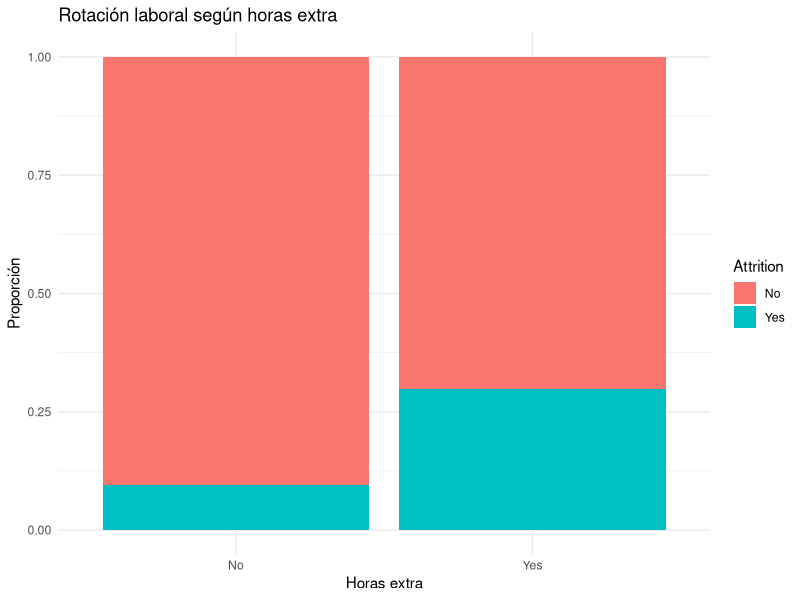
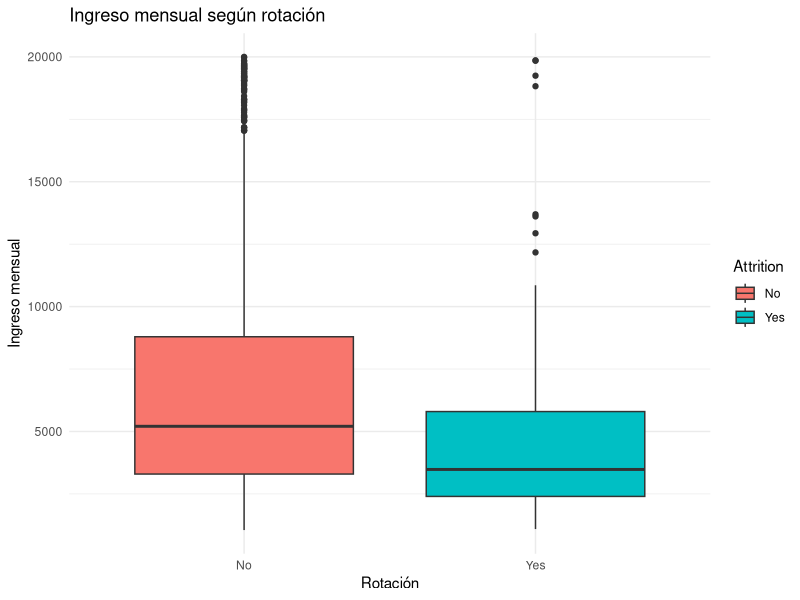
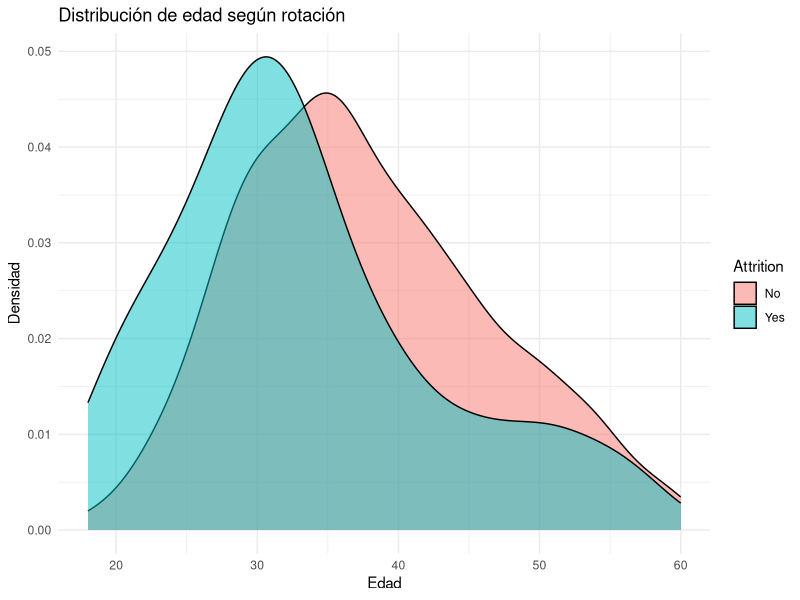
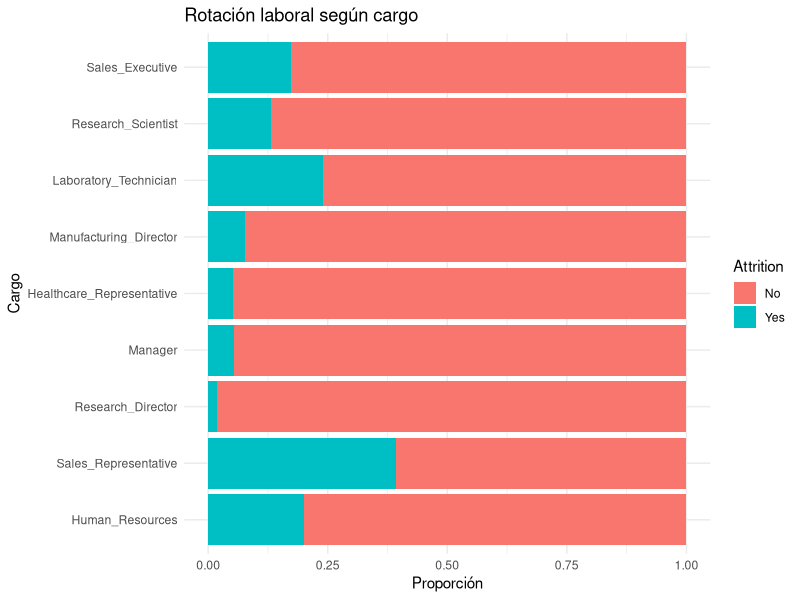
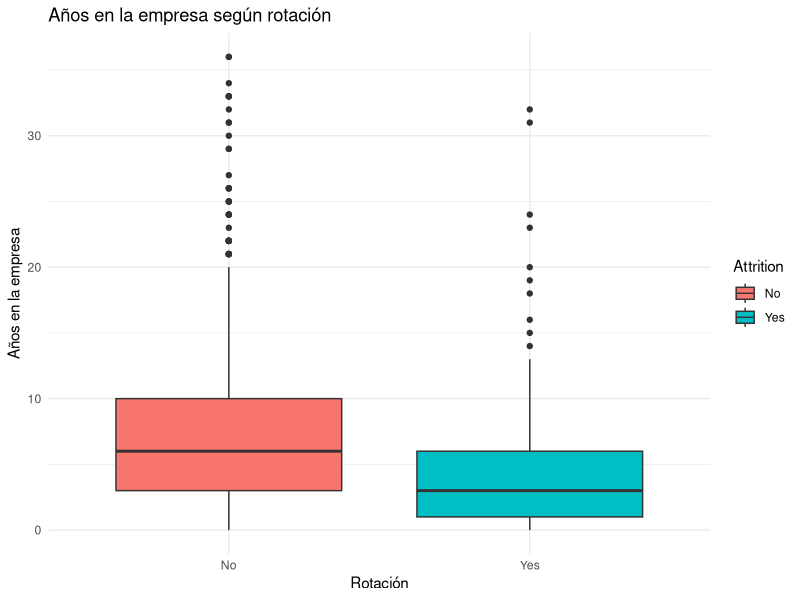
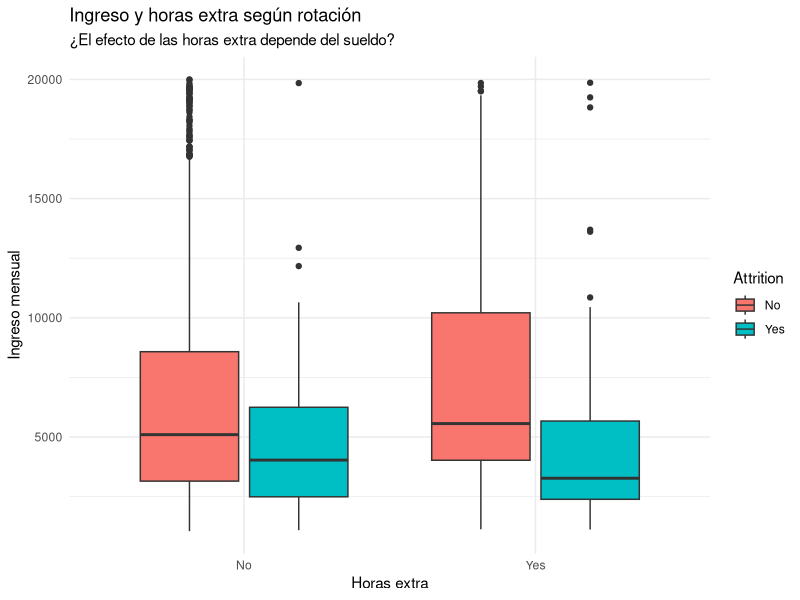

Write R code to recreate these figures, in order.
## ---- chunk 1
knitr::opts_chunk$set(echo = TRUE, warning = FALSE, message = FALSE)
## ---- chunk 2
# cargamos los paquetes que vamos a usar en el problema
library(tidyverse)
library(modeldata)
library(broom)
## ---- chunk 3
data(attrition, package = "modeldata")
## ---- chunk 4
# dimensiones del dataset
dim(attrition)

# estructura y tipo de cada variable
glimpse(attrition)

# valores perdidos por columna
colSums(is.na(attrition))
## ---- chunk 5
attrition %>%
  count(Attrition) %>%
  mutate(prop = round(n / sum(n), 3))
## ---- chunk 6
# fijamos la semilla para que la particion sea reproducible
set.seed(2026)

n <- nrow(attrition)
idx_train <- sample(1:n, size = round(0.7 * n))

attr_train <- attrition[idx_train, ]
attr_test  <- attrition[-idx_train, ]

# verificamos los tamaños
nrow(attr_train)
nrow(attr_test)

# revisamos que la proporcion de Attrition se mantenga parecida en ambos
prop.table(table(attr_train$Attrition))
prop.table(table(attr_test$Attrition))
## ---- chunk 7
vars_num <- attrition %>% select(where(is.numeric)) %>% names()
vars_cat <- attrition %>% select(where(is.factor)) %>% names()

vars_num
vars_cat
## ---- chunk 8
# buscamos variables con varianza casi cero de forma manual:
# contamos cuantos valores distintos tiene cada variable numerica
attr_train %>%
  summarise(across(where(is.numeric), ~ n_distinct(.))) %>%
  pivot_longer(everything(), names_to = "variable", values_to = "n_valores") %>%
  arrange(n_valores)
## ---- chunk 9
attr_train %>%
  ggplot(aes(x = OverTime, fill = Attrition)) +
  geom_bar(position = "fill") +
  labs(y = "Proporción", x = "Horas extra",
       title = "Rotación laboral según horas extra") +
  theme_minimal()
## ---- chunk 10
attr_train %>%
  ggplot(aes(x = Attrition, y = MonthlyIncome, fill = Attrition)) +
  geom_boxplot() +
  labs(title = "Ingreso mensual según rotación",
       y = "Ingreso mensual", x = "Rotación") +
  theme_minimal()
## ---- chunk 11
attr_train %>%
  ggplot(aes(x = Age, fill = Attrition)) +
  geom_density(alpha = 0.5) +
  labs(title = "Distribución de edad según rotación",
       x = "Edad", y = "Densidad") +
  theme_minimal()
## ---- chunk 12
attr_train %>%
  ggplot(aes(x = fct_rev(fct_infreq(JobRole)), fill = Attrition)) +
  geom_bar(position = "fill") +
  coord_flip() +
  labs(x = "Cargo", y = "Proporción",
       title = "Rotación laboral según cargo") +
  theme_minimal()
## ---- chunk 13
attr_train %>%
  ggplot(aes(x = Attrition, y = YearsAtCompany, fill = Attrition)) +
  geom_boxplot() +
  labs(title = "Años en la empresa según rotación",
       y = "Años en la empresa", x = "Rotación") +
  theme_minimal()
## ---- chunk 14
attr_train %>%
  ggplot(aes(x = OverTime, y = MonthlyIncome, fill = Attrition)) +
  geom_boxplot() +
  labs(title = "Ingreso y horas extra según rotación",
       subtitle = "¿El efecto de las horas extra depende del sueldo?",
       x = "Horas extra", y = "Ingreso mensual") +
  theme_minimal()
